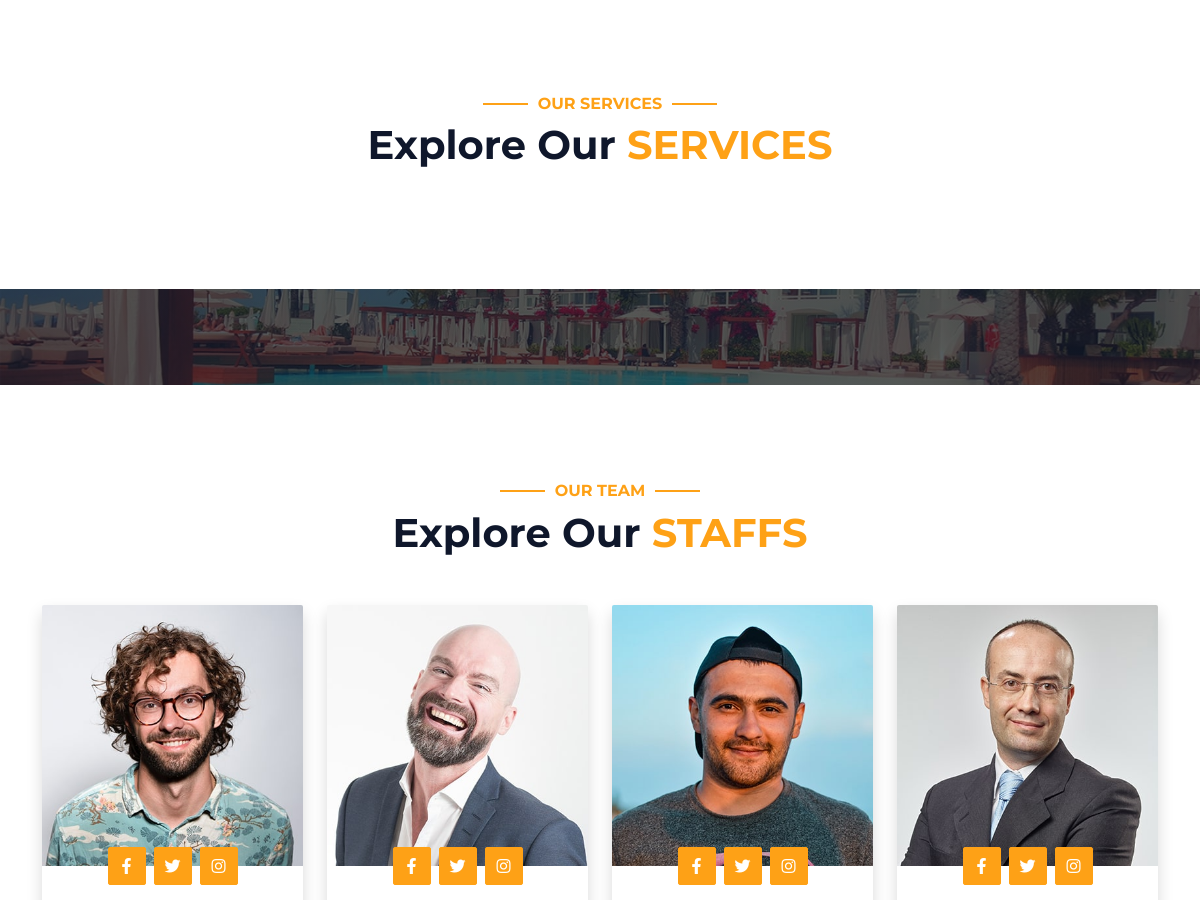
/ (middle part), run on an earlier commit of the app's database.
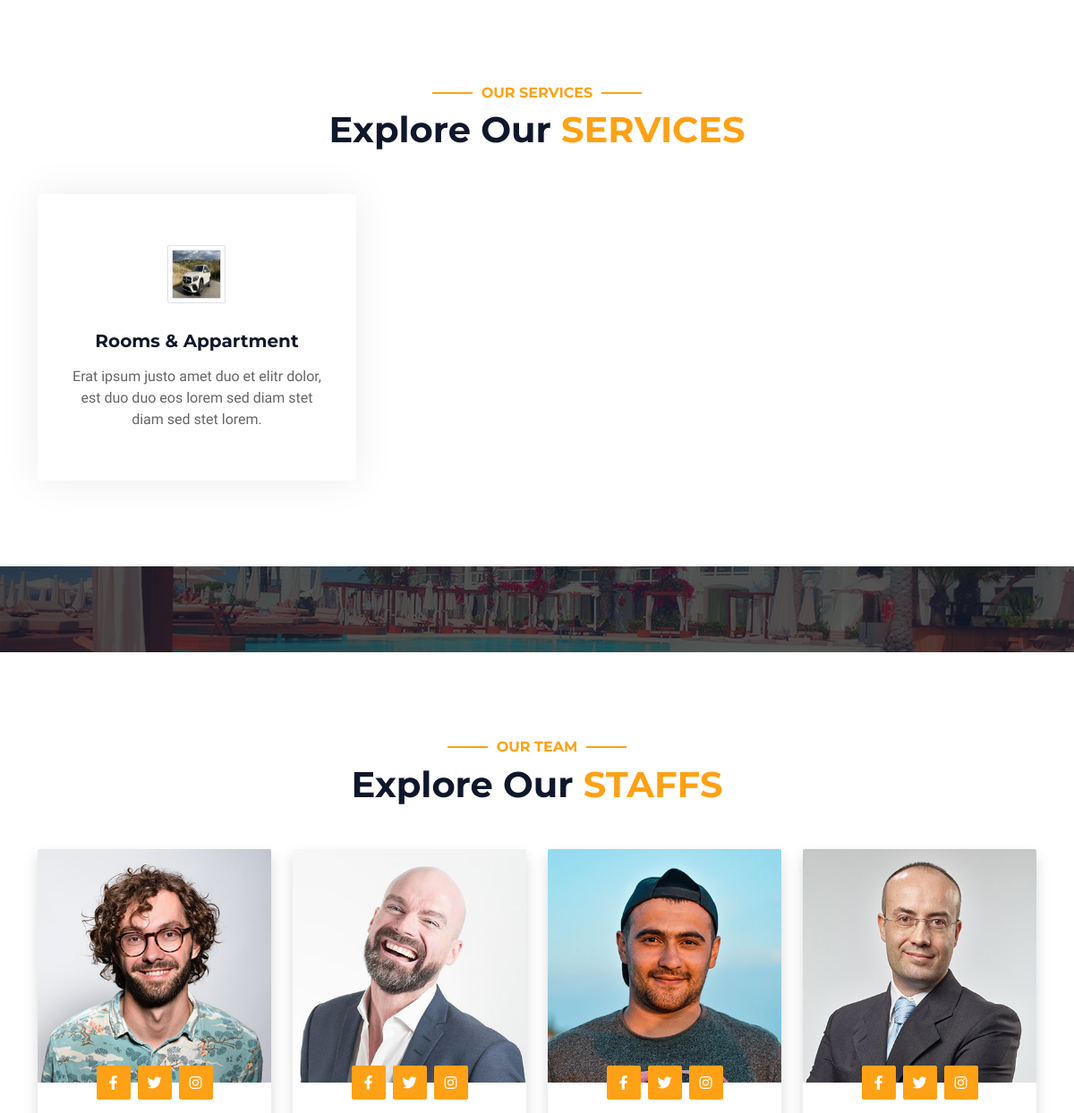
And on a later commit of the database.
### main/models.py (models this page shows)
class Services(models.Model):
    title = models.CharField(
        max_length=50,
        verbose_name="Название"
    )
    smol_description = models.CharField(
        max_length=200,
        verbose_name="краткое описвнме"
    )
    description = models.TextField(
        verbose_name="полное описание"
    )
    cover = models.ImageField(
        upload_to="media/photo_hotel_room",
        verbose_name="икрнка"
    )
    create_date = models.DateTimeField(
        auto_now_add=True,
        verbose_name="Дата создания"
    )
    update_date = models.DateTimeField(
        auto_now=True,
        verbose_name="Дата изменения"
    )
    class Meta:
        verbose_name = "Сервис"
        verbose_name_plural = "Сервисы"

### main/views.py (the view)
# urls.py: path('', views.index_viu, name="index"),
def index_viu(request):
    register_form = MyUserRegisterForms()
    hotel_rooms = HotelRoom.objects.all()
    services = Services.objects.all()
    return render(
        request=request,
        template_name='main/index.html',
        context={
            "hotel_rooms":hotel_rooms,
            "services":services,
            "register_form":register_form
        }
    )

### main/templates/main/index.html (shortened to what this page needs)
{% extends 'radical.html' %}
{% load static %}
  {% block contend %}
            <div class="container-xxl py-5 px-0 wow zoomIn" data-wow-delay="0.1s">
            </div>
        <div class="container-xxl py-5">
            <div class="container">
                <div class="text-center wow fadeInUp" data-wow-delay="0.1s">
                    <h6 class="section-title text-center text-primary text-uppercase">Our Services</h6>
                    <h1 class="mb-5">Explore Our <span class="text-primary text-uppercase">Services</span></h1>
                </div>
                <div class="row g-4">
                    {% for service in services %}
                        <div class="col-lg-4 col-md-6 wow fadeInUp" data-wow-delay="{{ forloop.counter0|add:0.01 }}s">
                            <a class="service-item rounded" href="#">
                                <div class="service-icon bg-transparent border rounded p-1">
                                    <div class="w-100 h-100 border rounded d-flex align-items-center justify-content-center">
                                        <img class="w-100 h-100 fa fa-2x text-primary" src="{{ service.cover.url }}" ></img>
                                    </div>
                                </div>
                                <h5 class="mb-3">{{ service.title }}</h5>
                                <p class="text-body mb-0">{{ service.smol_description}}</p>
                            </a>
                        </div>
                    {% endfor %}
                </div>
            </div>
        </div>
        <div class="container-xxl testimonial my-5 py-5 bg-dark wow zoomIn" data-wow-delay="0.1s">
        </div>
        <div class="container-xxl py-5">
            <div class="container">
                <div class="text-center wow fadeInUp" data-wow-delay="0.1s">
                    <h6 class="section-title text-center text-primary text-uppercase">Our Team</h6>
                    <h1 class="mb-5">Explore Our <span class="text-primary text-uppercase">Staffs</span></h1>
                </div>
                <div class="row g-4">
                    <div class="col-lg-3 col-md-6 wow fadeInUp" data-wow-delay="0.1s">
                        <div class="rounded shadow overflow-hidden">
                            <div class="position-relative">
                                <img class="img-fluid" src="{% static 'assets/img/team-1.jpg'%}" alt="">
                                <div class="position-absolute start-50 top-100 translate-middle d-flex align-items-center">
                                    <a class="btn btn-square btn-primary mx-1" href=""><i class="fab fa-facebook-f"></i></a>
                                    <a class="btn btn-square btn-primary mx-1" href=""><i class="fab fa-twitter"></i></a>
                                    <a class="btn btn-square btn-primary mx-1" href=""><i class="fab fa-instagram"></i></a>
                                </div>
                            </div>
                            <div class="text-center p-4 mt-3">
                            </div>
                        </div>
                    </div>
                    <div class="col-lg-3 col-md-6 wow fadeInUp" data-wow-delay="0.3s">
                        <div class="rounded shadow overflow-hidden">
                            <div class="position-relative">
                                <img class="img-fluid" src="{% static 'assets/img/team-2.jpg'%}" alt="">
                                <div class="position-absolute start-50 top-100 translate-middle d-flex align-items-center">
                                    <a class="btn btn-square btn-primary mx-1" href=""><i class="fab fa-facebook-f"></i></a>
                                    <a class="btn btn-square btn-primary mx-1" href=""><i class="fab fa-twitter"></i></a>
                                    <a class="btn btn-square btn-primary mx-1" href=""><i class="fab fa-instagram"></i></a>
                                </div>
                            </div>
                            <div class="text-center p-4 mt-3">
                            </div>
                        </div>
                    </div>
                    <div class="col-lg-3 col-md-6 wow fadeInUp" data-wow-delay="0.5s">
                        <div class="rounded shadow overflow-hidden">
                            <div class="position-relative">
                                <img class="img-fluid" src="{% static 'assets/img/team-3.jpg'%}" alt="">
                                <div class="position-absolute start-50 top-100 translate-middle d-flex align-items-center">
                                    <a class="btn btn-square btn-primary mx-1" href=""><i class="fab fa-facebook-f"></i></a>
                                    <a class="btn btn-square btn-primary mx-1" href=""><i class="fab fa-twitter"></i></a>
                                    <a class="btn btn-square btn-primary mx-1" href=""><i class="fab fa-instagram"></i></a>
                                </div>
                            </div>
                            <div class="text-center p-4 mt-3">
                            </div>
                        </div>
                    </div>
                    <div class="col-lg-3 col-md-6 wow fadeInUp" data-wow-delay="0.7s">
                        <div class="rounded shadow overflow-hidden">
                            <div class="position-relative">
                                <img class="img-fluid" src="{% static 'assets/img/team-4.jpg'%}" alt="">
                                <div class="position-absolute start-50 top-100 translate-middle d-flex align-items-center">
                                    <a class="btn btn-square btn-primary mx-1" href=""><i class="fab fa-facebook-f"></i></a>
                                    <a class="btn btn-square btn-primary mx-1" href=""><i class="fab fa-twitter"></i></a>
                                    <a class="btn btn-square btn-primary mx-1" href=""><i class="fab fa-instagram"></i></a>
                                </div>
                            </div>
                            <div class="text-center p-4 mt-3">
                            </div>
                        </div>
                    </div>
                </div>
            </div>
        </div>
{% endblock %}

### main/templates/radical.html (shortened to what this page needs)
{% load static %}
<html lang="en">
<head>
    <link href="https://cdnjs.cloudflare.com/ajax/libs/font-awesome/5.10.0/css/all.min.css" rel="stylesheet">
    <link href="https://cdn.jsdelivr.net/npm/bootstrap-icons@1.4.1/font/bootstrap-icons.css" rel="stylesheet">
    <link href="{% static 'assets/lib/animate/animate.min.css' %}" rel="stylesheet">
    <link href="{% static 'assets/lib/owlcarousel/assets/owl.carousel.min.css' %}" rel="stylesheet">
    <link href="{% static 'assets/lib/tempusdominus/css/tempusdominus-bootstrap-4.min.css' %}" rel="stylesheet" />
    <link href="{% static 'assets/css/bootstrap.min.css' %}" rel="stylesheet">
    <link href="{% static 'assets/css/style.css' %}" rel="stylesheet">
</head>
<body>
<div class="container-xxl bg-white p-0">
    {% block contend %}
    {% endblock %}
    <br>
    <br>
    <br>
    <br>
</div>
</body>
</html>

### static/assets/css/style.css (style rules this page uses)
:root { --primary: #FEA116; --light: #F1F8FF; --dark: #0F172B; }
.btn { font-weight: 500; text-transform: uppercase; transition: .5s; }
.btn.btn-primary, .btn.btn-secondary { color: #FFFFFF; }
.btn-square { width: 38px; height: 38px; }
.btn-square, .btn-sm-square, .btn-lg-square { padding: 0; display: flex; align-items: center; justify-content: center; font-weight: normal; border-radius: 2px; }
.section-title { position: relative; display: inline-block; }
.section-title::before { position: absolute; content: ""; width: 45px; height: 2px; top: 50%; left: -55px; margin-top: -1px; background: var(--primary); }
.section-title::after { position: absolute; content: ""; width: 45px; height: 2px; top: 50%; right: -55px; margin-top: -1px; background: var(--primary); }
.service-item { height: 320px; padding: 30px; display: flex; flex-direction: column; justify-content: center; text-align: center; background: #FFFFFF; box-shadow: 0 0 45px rgba(0, 0, 0, .08); transition: .5s; }
.service-item .service-icon { margin: 0 auto 30px auto; width: 65px; height: 65px; transition: .5s; }
.service-item i, .service-item h5, .service-item p { transition: .5s; }
.testimonial { background: linear-gradient(rgba(15, 23, 43, .7), rgba(15, 23, 43, .7)), url(../img/carousel-2.jpg); background-position: center center; background-repeat: no-repeat; background-size: cover; }

### main/templates/radical.html (style rules this page uses)
body { padding-top: 112px; }

What changed in the data, as far as the page shows it:
added Services: cover (picture), title "Rooms & Appartment", smol_description "Erat ipsum justo amet duo et elitr dolor, est duo duo eos lorem sed diam stet diam sed stet lorem."
